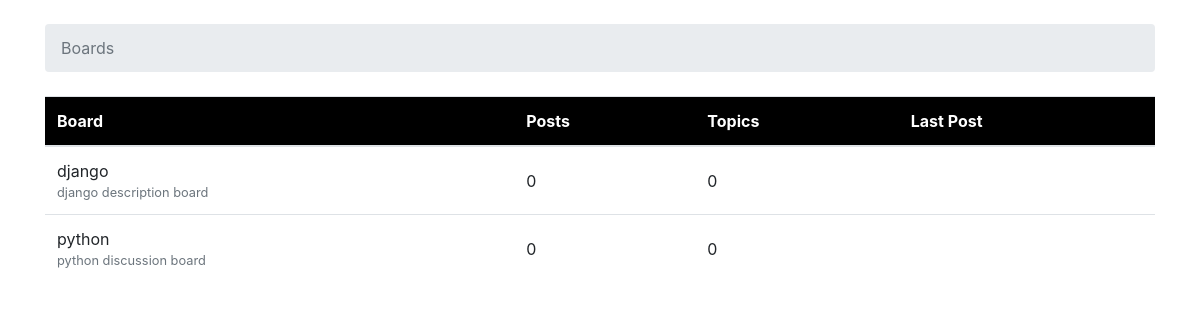
The app's page /, older data.
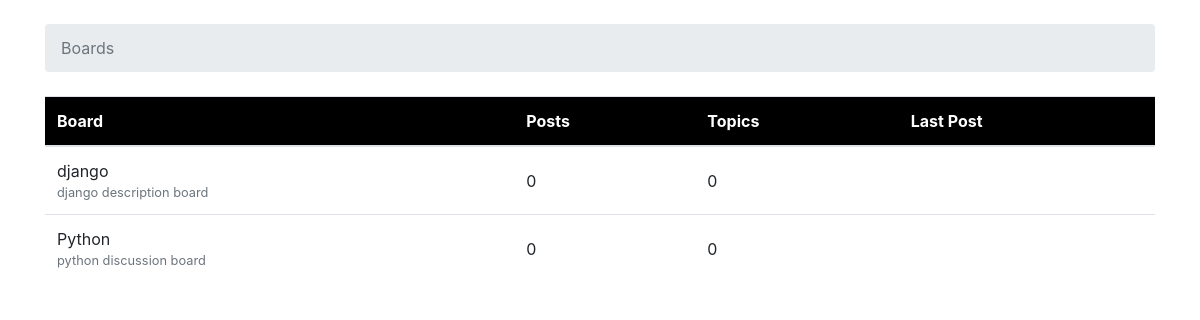
The same page, newer data.
### boards/models.py (models this page shows, shortened)
class Board(models.Model):
    name = models.CharField(max_length=30, unique=True)
    description = models.CharField(max_length=100)

### boards/views.py (the view)
# urls.py: 2. Add a URL to urlpatterns:  path('', views.home, name='home')
def home(request):
    boards = Board.objects.all()
    return render(request, 'home.html', {'boards':boards})

### templates/home.html (shortened to what this page needs)
{% load static %}
<!DOCTYPE html>
<html>
  <head>
    <link rel="stylesheet" href="{% static 'css/bootstrap.min.css' %}">
  </head>
  <body>
    <div class="container">
      <ol class="breadcrumb my-4">
        <li class="breadcrumb-item active">Boards</li>
      </ol>
      <table class="table">
        <thead class="thead-inverse">
          <tr>
            <th>Board</th>
            <th>Posts</th>
            <th>Topics</th>
            <th>Last Post</th>
          </tr>
        </thead>
        <tbody>
          {% for board in boards %}
            <tr>
              <td>
                {{ board.name }}
                <small class="text-muted d-block">{{ board.description }}</small>
              </td>
              <td class="align-middle">0</td>
              <td class="align-middle">0</td>
              <td></td>
            </tr>
          {% endfor %}
        </tbody>
      </table>
    </div>
  </body>
</html>

Row changes from the older to the newer data that the page shows:
changed Board "python discussion board": name "python" → "Python"
